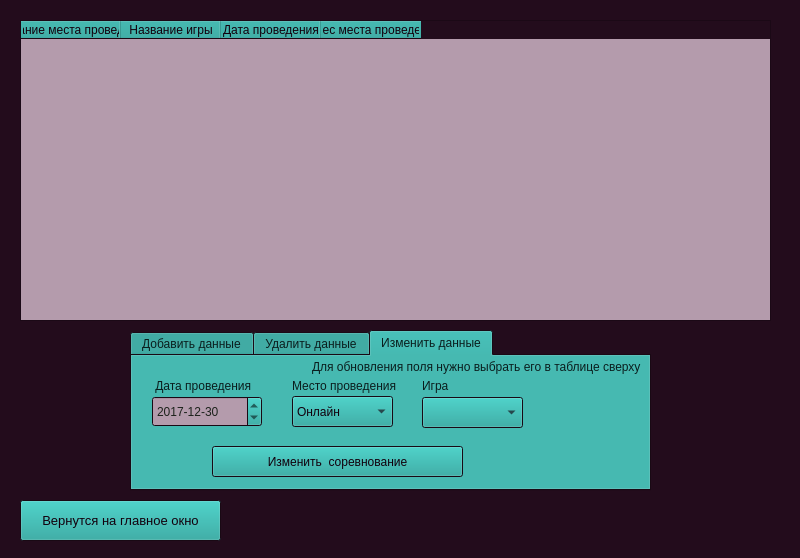
<?xml version="1.0" encoding="UTF-8"?>
<ui version="4.0">
 <class>Form</class>
 <widget class="QWidget" name="Form">
  <property name="geometry">
   <rect>
    <x>0</x>
    <y>0</y>
    <width>800</width>
    <height>558</height>
   </rect>
  </property>
  <property name="sizePolicy">
   <sizepolicy hsizetype="Minimum" vsizetype="Minimum">
    <horstretch>0</horstretch>
    <verstretch>0</verstretch>
   </sizepolicy>
  </property>
  <property name="minimumSize">
   <size>
    <width>800</width>
    <height>558</height>
   </size>
  </property>
  <property name="palette">
   <palette>
    <active>
     <colorrole role="WindowText">
      <brush brushstyle="SolidPattern">
       <color alpha="255">
        <red>255</red>
        <green>255</green>
        <blue>255</blue>
       </color>
      </brush>
     </colorrole>
     <colorrole role="Button">
      <brush brushstyle="SolidPattern">
       <color alpha="255">
        <red>27</red>
        <green>160</green>
        <blue>152</blue>
       </color>
      </brush>
     </colorrole>
     <colorrole role="Light">
      <brush brushstyle="SolidPattern">
       <color alpha="255">
        <red>27</red>
        <green>160</green>
        <blue>152</blue>
       </color>
      </brush>
     </colorrole>
     <colorrole role="Midlight">
      <brush brushstyle="SolidPattern">
       <color alpha="255">
        <red>30</red>
        <green>0</green>
        <blue>23</blue>
       </color>
      </brush>
     </colorrole>
     <colorrole role="Dark">
      <brush brushstyle="SolidPattern">
       <color alpha="255">
        <red>43</red>
        <green>19</green>
        <blue>40</blue>
       </color>
      </brush>
     </colorrole>
     <colorrole role="Mid">
      <brush brushstyle="SolidPattern">
       <color alpha="255">
        <red>0</red>
        <green>170</green>
        <blue>127</blue>
       </color>
      </brush>
     </colorrole>
     <colorrole role="Text">
      <brush brushstyle="SolidPattern">
       <color alpha="255">
        <red>29</red>
        <green>34</green>
        <blue>28</blue>
       </color>
      </brush>
     </colorrole>
     <colorrole role="ButtonText">
      <brush brushstyle="SolidPattern">
       <color alpha="255">
        <red>18</red>
        <green>0</green>
        <blue>13</blue>
       </color>
      </brush>
     </colorrole>
     <colorrole role="Base">
      <brush brushstyle="SolidPattern">
       <color alpha="255">
        <red>180</red>
        <green>155</green>
        <blue>172</blue>
       </color>
      </brush>
     </colorrole>
     <colorrole role="Window">
      <brush brushstyle="SolidPattern">
       <color alpha="255">
        <red>35</red>
        <green>12</green>
        <blue>28</blue>
       </color>
      </brush>
     </colorrole>
     <colorrole role="Shadow">
      <brush brushstyle="SolidPattern">
       <color alpha="255">
        <red>16</red>
        <green>10</green>
        <blue>10</blue>
       </color>
      </brush>
     </colorrole>
     <colorrole role="AlternateBase">
      <brush brushstyle="SolidPattern">
       <color alpha="255">
        <red>85</red>
        <green>85</green>
        <blue>127</blue>
       </color>
      </brush>
     </colorrole>
     <colorrole role="ToolTipBase">
      <brush brushstyle="SolidPattern">
       <color alpha="255">
        <red>230</red>
        <green>255</green>
        <blue>171</blue>
       </color>
      </brush>
     </colorrole>
     <colorrole role="ToolTipText">
      <brush brushstyle="SolidPattern">
       <color alpha="255">
        <red>0</red>
        <green>0</green>
        <blue>0</blue>
       </color>
      </brush>
     </colorrole>
     <colorrole role="PlaceholderText">
      <brush brushstyle="SolidPattern">
       <color alpha="128">
        <red>252</red>
        <green>252</green>
        <blue>252</blue>
       </color>
      </brush>
     </colorrole>
    </active>
    <inactive>
     <colorrole role="WindowText">
      <brush brushstyle="SolidPattern">
       <color alpha="255">
        <red>255</red>
        <green>255</green>
        <blue>255</blue>
       </color>
      </brush>
     </colorrole>
     <colorrole role="Button">
      <brush brushstyle="SolidPattern">
       <color alpha="255">
        <red>27</red>
        <green>160</green>
        <blue>152</blue>
       </color>
      </brush>
     </colorrole>
     <colorrole role="Light">
      <brush brushstyle="SolidPattern">
       <color alpha="255">
        <red>27</red>
        <green>160</green>
        <blue>152</blue>
       </color>
      </brush>
     </colorrole>
     <colorrole role="Midlight">
      <brush brushstyle="SolidPattern">
       <color alpha="255">
        <red>30</red>
        <green>0</green>
        <blue>23</blue>
       </color>
      </brush>
     </colorrole>
     <colorrole role="Dark">
      <brush brushstyle="SolidPattern">
       <color alpha="255">
        <red>43</red>
        <green>19</green>
        <blue>40</blue>
       </color>
      </brush>
     </colorrole>
     <colorrole role="Mid">
      <brush brushstyle="SolidPattern">
       <color alpha="255">
        <red>0</red>
        <green>170</green>
        <blue>127</blue>
       </color>
      </brush>
     </colorrole>
     <colorrole role="Text">
      <brush brushstyle="SolidPattern">
       <color alpha="255">
        <red>29</red>
        <green>34</green>
        <blue>28</blue>
       </color>
      </brush>
     </colorrole>
     <colorrole role="ButtonText">
      <brush brushstyle="SolidPattern">
       <color alpha="255">
        <red>18</red>
        <green>0</green>
        <blue>13</blue>
       </color>
      </brush>
     </colorrole>
     <colorrole role="Base">
      <brush brushstyle="SolidPattern">
       <color alpha="255">
        <red>180</red>
        <green>155</green>
        <blue>172</blue>
       </color>
      </brush>
     </colorrole>
     <colorrole role="Window">
      <brush brushstyle="SolidPattern">
       <color alpha="255">
        <red>35</red>
        <green>12</green>
        <blue>28</blue>
       </color>
      </brush>
     </colorrole>
     <colorrole role="Shadow">
      <brush brushstyle="SolidPattern">
       <color alpha="255">
        <red>16</red>
        <green>10</green>
        <blue>10</blue>
       </color>
      </brush>
     </colorrole>
     <colorrole role="AlternateBase">
      <brush brushstyle="SolidPattern">
       <color alpha="255">
        <red>85</red>
        <green>85</green>
        <blue>127</blue>
       </color>
      </brush>
     </colorrole>
     <colorrole role="ToolTipBase">
      <brush brushstyle="SolidPattern">
       <color alpha="255">
        <red>230</red>
        <green>255</green>
        <blue>171</blue>
       </color>
      </brush>
     </colorrole>
     <colorrole role="ToolTipText">
      <brush brushstyle="SolidPattern">
       <color alpha="255">
        <red>0</red>
        <green>0</green>
        <blue>0</blue>
       </color>
      </brush>
     </colorrole>
     <colorrole role="PlaceholderText">
      <brush brushstyle="SolidPattern">
       <color alpha="128">
        <red>252</red>
        <green>252</green>
        <blue>252</blue>
       </color>
      </brush>
     </colorrole>
    </inactive>
    <disabled>
     <colorrole role="WindowText">
      <brush brushstyle="SolidPattern">
       <color alpha="255">
        <red>43</red>
        <green>19</green>
        <blue>40</blue>
       </color>
      </brush>
     </colorrole>
     <colorrole role="Button">
      <brush brushstyle="SolidPattern">
       <color alpha="255">
        <red>27</red>
        <green>160</green>
        <blue>152</blue>
       </color>
      </brush>
     </colorrole>
     <colorrole role="Light">
      <brush brushstyle="SolidPattern">
       <color alpha="255">
        <red>27</red>
        <green>160</green>
        <blue>152</blue>
       </color>
      </brush>
     </colorrole>
     <colorrole role="Midlight">
      <brush brushstyle="SolidPattern">
       <color alpha="255">
        <red>30</red>
        <green>0</green>
        <blue>23</blue>
       </color>
      </brush>
     </colorrole>
     <colorrole role="Dark">
      <brush brushstyle="SolidPattern">
       <color alpha="255">
        <red>43</red>
        <green>19</green>
        <blue>40</blue>
       </color>
      </brush>
     </colorrole>
     <colorrole role="Mid">
      <brush brushstyle="SolidPattern">
       <color alpha="255">
        <red>0</red>
        <green>170</green>
        <blue>127</blue>
       </color>
      </brush>
     </colorrole>
     <colorrole role="Text">
      <brush brushstyle="SolidPattern">
       <color alpha="255">
        <red>43</red>
        <green>19</green>
        <blue>40</blue>
       </color>
      </brush>
     </colorrole>
     <colorrole role="ButtonText">
      <brush brushstyle="SolidPattern">
       <color alpha="255">
        <red>43</red>
        <green>19</green>
        <blue>40</blue>
       </color>
      </brush>
     </colorrole>
     <colorrole role="Base">
      <brush brushstyle="SolidPattern">
       <color alpha="255">
        <red>35</red>
        <green>12</green>
        <blue>28</blue>
       </color>
      </brush>
     </colorrole>
     <colorrole role="Window">
      <brush brushstyle="SolidPattern">
       <color alpha="255">
        <red>35</red>
        <green>12</green>
        <blue>28</blue>
       </color>
      </brush>
     </colorrole>
     <colorrole role="Shadow">
      <brush brushstyle="SolidPattern">
       <color alpha="255">
        <red>16</red>
        <green>10</green>
        <blue>10</blue>
       </color>
      </brush>
     </colorrole>
     <colorrole role="AlternateBase">
      <brush brushstyle="SolidPattern">
       <color alpha="255">
        <red>85</red>
        <green>85</green>
        <blue>127</blue>
       </color>
      </brush>
     </colorrole>
     <colorrole role="ToolTipBase">
      <brush brushstyle="SolidPattern">
       <color alpha="255">
        <red>230</red>
        <green>255</green>
        <blue>171</blue>
       </color>
      </brush>
     </colorrole>
     <colorrole role="ToolTipText">
      <brush brushstyle="SolidPattern">
       <color alpha="255">
        <red>0</red>
        <green>0</green>
        <blue>0</blue>
       </color>
      </brush>
     </colorrole>
     <colorrole role="PlaceholderText">
      <brush brushstyle="SolidPattern">
       <color alpha="128">
        <red>252</red>
        <green>252</green>
        <blue>252</blue>
       </color>
      </brush>
     </colorrole>
    </disabled>
   </palette>
  </property>
  <property name="windowTitle">
   <string>Изменение соревнований</string>
  </property>
  <widget class="QTableWidget" name="games_table">
   <property name="geometry">
    <rect>
     <x>20</x>
     <y>20</y>
     <width>751</width>
     <height>301</height>
    </rect>
   </property>
   <property name="editTriggers">
    <set>QAbstractItemView::NoEditTriggers</set>
   </property>
   <property name="selectionBehavior">
    <enum>QAbstractItemView::SelectRows</enum>
   </property>
   <column>
    <property name="text">
     <string>Название места проведения</string>
    </property>
   </column>
   <column>
    <property name="text">
     <string>Название игры</string>
    </property>
   </column>
   <column>
    <property name="text">
     <string>Дата проведения</string>
    </property>
   </column>
   <column>
    <property name="text">
     <string>Адрес места проведения</string>
    </property>
   </column>
  </widget>
  <widget class="QPushButton" name="exitbutton_2">
   <property name="geometry">
    <rect>
     <x>20</x>
     <y>500</y>
     <width>201</width>
     <height>41</height>
    </rect>
   </property>
   <property name="font">
    <font>
     <pointsize>10</pointsize>
    </font>
   </property>
   <property name="text">
    <string>Вернутся на главное окно</string>
   </property>
  </widget>
  <widget class="QTabWidget" name="tabWidget">
   <property name="geometry">
    <rect>
     <x>130</x>
     <y>330</y>
     <width>521</width>
     <height>161</height>
    </rect>
   </property>
   <property name="palette">
    <palette>
     <active>
      <colorrole role="WindowText">
       <brush brushstyle="SolidPattern">
        <color alpha="255">
         <red>10</red>
         <green>30</green>
         <blue>30</blue>
        </color>
       </brush>
      </colorrole>
     </active>
     <inactive>
      <colorrole role="WindowText">
       <brush brushstyle="SolidPattern">
        <color alpha="255">
         <red>10</red>
         <green>30</green>
         <blue>30</blue>
        </color>
       </brush>
      </colorrole>
     </inactive>
     <disabled/>
    </palette>
   </property>
   <property name="currentIndex">
    <number>2</number>
   </property>
   <widget class="QWidget" name="tab">
    <attribute name="title">
     <string>Добавить данные</string>
    </attribute>
    <widget class="QDateEdit" name="date_selected">
     <property name="geometry">
      <rect>
       <x>70</x>
       <y>30</y>
       <width>110</width>
       <height>31</height>
      </rect>
     </property>
     <property name="dateTime">
      <datetime>
       <hour>0</hour>
       <minute>0</minute>
       <second>0</second>
       <year>2017</year>
       <month>12</month>
       <day>31</day>
      </datetime>
     </property>
     <property name="displayFormat">
      <string>dd/MM/yyyy</string>
     </property>
    </widget>
    <widget class="QLabel" name="label_5">
     <property name="geometry">
      <rect>
       <x>210</x>
       <y>10</y>
       <width>111</width>
       <height>20</height>
      </rect>
     </property>
     <property name="text">
      <string>Место проведения</string>
     </property>
    </widget>
    <widget class="QLabel" name="label_6">
     <property name="geometry">
      <rect>
       <x>340</x>
       <y>10</y>
       <width>101</width>
       <height>20</height>
      </rect>
     </property>
     <property name="text">
      <string>Игра</string>
     </property>
    </widget>
    <widget class="QLabel" name="label_2">
     <property name="geometry">
      <rect>
       <x>70</x>
       <y>9</y>
       <width>111</width>
       <height>21</height>
      </rect>
     </property>
     <property name="text">
      <string> Дата проведения</string>
     </property>
    </widget>
    <widget class="QComboBox" name="game_list">
     <property name="geometry">
      <rect>
       <x>340</x>
       <y>31</y>
       <width>101</width>
       <height>31</height>
      </rect>
     </property>
    </widget>
    <widget class="QComboBox" name="place_list">
     <property name="geometry">
      <rect>
       <x>210</x>
       <y>30</y>
       <width>101</width>
       <height>31</height>
      </rect>
     </property>
    </widget>
    <widget class="QPushButton" name="add_game_button">
     <property name="geometry">
      <rect>
       <x>130</x>
       <y>80</y>
       <width>251</width>
       <height>31</height>
      </rect>
     </property>
     <property name="text">
      <string>Добавить соревнование</string>
     </property>
    </widget>
   </widget>
   <widget class="QWidget" name="tab_2">
    <attribute name="title">
     <string>Удалить данные</string>
    </attribute>
    <widget class="QPushButton" name="delete_button">
     <property name="geometry">
      <rect>
       <x>130</x>
       <y>70</y>
       <width>251</width>
       <height>31</height>
      </rect>
     </property>
     <property name="text">
      <string>Удалить выбранное поле</string>
     </property>
    </widget>
    <widget class="QLabel" name="label_3">
     <property name="geometry">
      <rect>
       <x>180</x>
       <y>0</y>
       <width>331</width>
       <height>21</height>
      </rect>
     </property>
     <property name="text">
      <string>Для удаления поля нужно выбрать его в таблице сверху</string>
     </property>
    </widget>
   </widget>
   <widget class="QWidget" name="tab_3">
    <attribute name="title">
     <string>Изменить данные</string>
    </attribute>
    <widget class="QDateEdit" name="date_selected_2">
     <property name="geometry">
      <rect>
       <x>20</x>
       <y>40</y>
       <width>110</width>
       <height>31</height>
      </rect>
     </property>
     <property name="dateTime">
      <datetime>
       <hour>0</hour>
       <minute>0</minute>
       <second>0</second>
       <year>2017</year>
       <month>12</month>
       <day>30</day>
      </datetime>
     </property>
     <property name="displayFormat">
      <string>yyyy-MM-dd</string>
     </property>
    </widget>
    <widget class="QLabel" name="label_7">
     <property name="geometry">
      <rect>
       <x>160</x>
       <y>20</y>
       <width>111</width>
       <height>20</height>
      </rect>
     </property>
     <property name="text">
      <string>Место проведения</string>
     </property>
    </widget>
    <widget class="QLabel" name="label_4">
     <property name="geometry">
      <rect>
       <x>20</x>
       <y>19</y>
       <width>111</width>
       <height>21</height>
      </rect>
     </property>
     <property name="text">
      <string> Дата проведения</string>
     </property>
    </widget>
    <widget class="QLabel" name="label_8">
     <property name="geometry">
      <rect>
       <x>290</x>
       <y>20</y>
       <width>101</width>
       <height>20</height>
      </rect>
     </property>
     <property name="text">
      <string>Игра</string>
     </property>
    </widget>
    <widget class="QComboBox" name="place_list_2">
     <property name="geometry">
      <rect>
       <x>160</x>
       <y>40</y>
       <width>101</width>
       <height>31</height>
      </rect>
     </property>
     <item>
      <property name="text">
       <string>Онлайн</string>
      </property>
     </item>
    </widget>
    <widget class="QComboBox" name="game_list_2">
     <property name="geometry">
      <rect>
       <x>290</x>
       <y>41</y>
       <width>101</width>
       <height>31</height>
      </rect>
     </property>
    </widget>
    <widget class="QPushButton" name="update_button">
     <property name="geometry">
      <rect>
       <x>80</x>
       <y>90</y>
       <width>251</width>
       <height>31</height>
      </rect>
     </property>
     <property name="text">
      <string>Изменить  соревнование</string>
     </property>
    </widget>
    <widget class="QLabel" name="label_9">
     <property name="geometry">
      <rect>
       <x>180</x>
       <y>0</y>
       <width>331</width>
       <height>21</height>
      </rect>
     </property>
     <property name="text">
      <string>Для обновления поля нужно выбрать его в таблице сверху</string>
     </property>
    </widget>
   </widget>
  </widget>
 </widget>
 <resources/>
 <connections/>
</ui>
